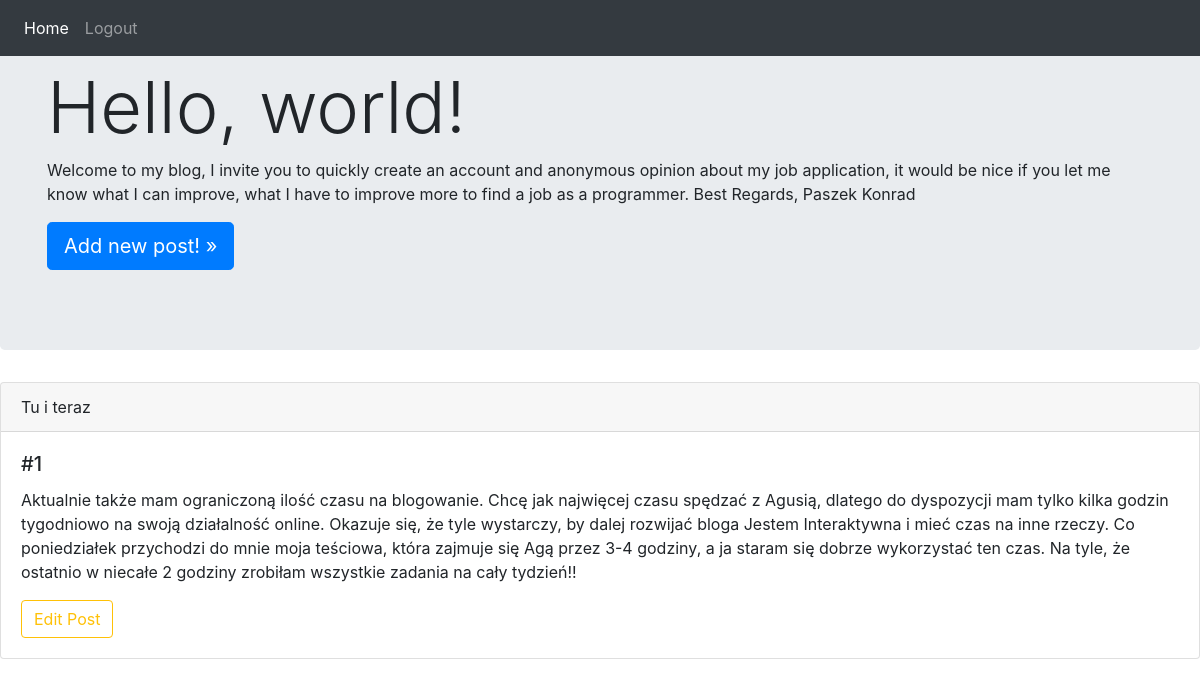
The app's page /post/1/ (signed in) with its own data.
### blogs/models.py (models this page shows, shortened)
class BlogPost(models.Model):
    title = models.CharField(max_length=50)
    text = models.TextField()
    date_added = models.DateTimeField(auto_now_add=True)

### blogs/views.py (the view)
# urls.py: path('post/<int:pk>/', views.post_detail, name='post_detail'),
@login_required
def post_detail(request, pk):
    post = get_object_or_404(BlogPost, pk=pk)
    return render(request, 'blogs/post_detail.html', {'post': post})

### blogs/templates/blogs/post_detail.html
{% extends "blogs/base.html" %}
{% block content %}
<div class="card">
        <div class="card-header">
          {{post.title}}
        </div>
        <div class="card-body">
          <h5 class="card-title">#{{post.id}}</h5>
          <p class="card-text">{{ post.text }}</p>
          <a href="{% url 'blogs:edit_post' pk=post.pk %}" class="btn btn-outline-warning">Edit Post</a>
        </div>
      </div>
{% endblock %}

### records on screen
BlogPost: title "Tu i teraz", id "1", text "Aktualnie także mam ograniczoną ilość czasu na blogowanie. Chcę jak najwięcej czasu spędzać z Agusią, dlatego do dyspozycji mam tylko kilka godzin tygodniowo na swoją działalność online. Okazuje się, że tyle wystarczy, by dalej rozwijać bloga Jestem Interaktywna i mieć czas na inne rzeczy. Co poniedziałek przychodzi do mnie moja teściowa, która zajmuje się Agą przez 3-4 godziny, a ja staram się dobrze wykorzystać ten czas. Na tyle, że ostatnio w niecałe 2 godziny zrobiłam wszystkie zadania na cały tydzień!!"
